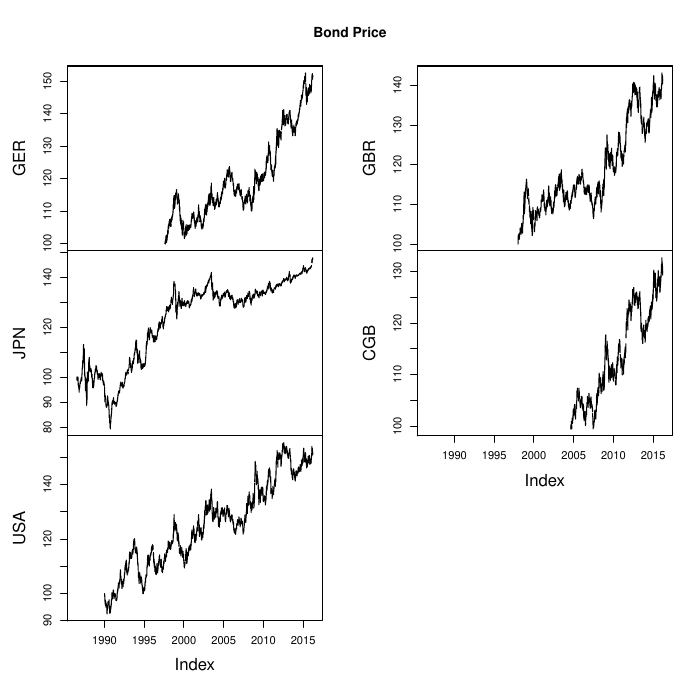

This figure's R source:
source("join.zoo.R")
source("signal_process.R")
source("backtest.R")
source("simple_rolling_mean.R")

sdate = "1990-01-01"
edate = "2016-03-07"

pdf("momentum_bonds.pdf")
par(xpd=TRUE)

#bonds
bond_list = c("GER","JPN","USA","GBR", "CGB")
bonds <- merge(CME_bund, CME_JGB,CME_TY, CME_GILT, CME_CGB)
colnames(bonds) <- bond_list

plot.zoo(bonds, plot.type = "multiple", main = "Bond Price")
plot.zoo(bonds, plot.type = "single", col = c("red", "blue", "green", "yellow", "purple", "pink", "black"), main = "Bond Price")
legend("topright", inset=c(-0.03,0), legend=bond_list, lty = 1, col = mycols,cex=0.6)

bond_return <- na.omit(diff(log(bonds)))
bond_momentum_raw <- zoo(apply(bond_return,2,simple_rolling_mean), time(bond_return))
bond_momentum_raw <- bond_momentum_raw[253:dim(bond_momentum_raw)[1],]

plot.zoo(bond_momentum_raw, plot.type = "multiple", main = "Momentum Raw Signal")
plot.zoo(bond_momentum_raw, plot.type = "single", col = mycols, main = "Momentum Raw Signal")
legend("topright", inset=c(-0.03,0), legend=bond_list, lty = 1, col = mycols,cex=0.6)

bond_momentum_processed <- signal_process(bond_momentum_raw,bond_return)
plot.zoo(bond_momentum_processed, plot.type = "multiple", main = "Momentum Processed Signal")
plot.zoo(bond_momentum_processed, plot.type = "single", col = mycols, main = "Momentum Processed Signal")
legend("topright", inset=c(-0.03,0), legend=bond_list, lty = 1, col = mycols,cex=0.6)
bond_momentum_res <- backtest(bond_momentum_processed,bond_return)

plot.zoo(bond_momentum_res$pnl, main = "Momentum Bond Performance")
barplot(bond_momentum_res$leadLag, main = "Momentum Bond Lead Lag Analysis")

dev.off()

